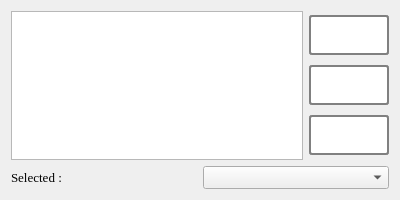
<?xml version="1.0" encoding="UTF-8"?>
<ui version="4.0">
 <class>ComForm</class>
 <widget class="QWidget" name="ComForm">
  <property name="windowModality">
   <enum>Qt::NonModal</enum>
  </property>
  <property name="geometry">
   <rect>
    <x>0</x>
    <y>0</y>
    <width>400</width>
    <height>200</height>
   </rect>
  </property>
  <property name="minimumSize">
   <size>
    <width>400</width>
    <height>200</height>
   </size>
  </property>
  <property name="maximumSize">
   <size>
    <width>600</width>
    <height>200</height>
   </size>
  </property>
  <property name="font">
   <font>
    <family>Times New Roman</family>
    <pointsize>10</pointsize>
   </font>
  </property>
  <property name="contextMenuPolicy">
   <enum>Qt::ActionsContextMenu</enum>
  </property>
  <property name="windowTitle">
   <string>Selecting Port</string>
  </property>
  <property name="autoFillBackground">
   <bool>false</bool>
  </property>
  <property name="styleSheet">
   <string notr="true"/>
  </property>
  <layout class="QHBoxLayout" name="horizontalLayout">
   <item>
    <layout class="QVBoxLayout" name="verticalLayout_2">
     <item>
      <layout class="QHBoxLayout" name="horizontalLayout_2">
       <item>
        <widget class="QListWidget" name="ListPort">
         <property name="sizePolicy">
          <sizepolicy hsizetype="Expanding" vsizetype="Expanding">
           <horstretch>0</horstretch>
           <verstretch>0</verstretch>
          </sizepolicy>
         </property>
        </widget>
       </item>
       <item>
        <layout class="QVBoxLayout" name="verticalLayout">
         <item>
          <widget class="QPushButton" name="BTNPortRefresh">
           <property name="minimumSize">
            <size>
             <width>80</width>
             <height>40</height>
            </size>
           </property>
           <property name="maximumSize">
            <size>
             <width>80</width>
             <height>40</height>
            </size>
           </property>
           <property name="styleSheet">
            <string notr="true">QPushButton {
background-color: white;
color: black;
border: 2px solid grey;
border-radius: 3px;
}
QPushButton:pressed{
background-color: grey;
}
</string>
           </property>
           <property name="text">
            <string/>
           </property>
           <property name="icon">
            <iconset resource="resources.qrc">
             <normaloff>:/images/refreshing.png</normaloff>:/images/refreshing.png</iconset>
           </property>
           <property name="iconSize">
            <size>
             <width>30</width>
             <height>30</height>
            </size>
           </property>
          </widget>
         </item>
         <item>
          <widget class="QPushButton" name="BTNOK">
           <property name="minimumSize">
            <size>
             <width>80</width>
             <height>40</height>
            </size>
           </property>
           <property name="maximumSize">
            <size>
             <width>80</width>
             <height>40</height>
            </size>
           </property>
           <property name="styleSheet">
            <string notr="true">QPushButton {
background-color: white;
color: black;
border: 2px solid grey;
border-radius: 3px;
}
QPushButton:pressed{
background-color: grey;
}
</string>
           </property>
           <property name="text">
            <string/>
           </property>
           <property name="icon">
            <iconset resource="resources.qrc">
             <normaloff>:/images/ok.png</normaloff>:/images/ok.png</iconset>
           </property>
           <property name="iconSize">
            <size>
             <width>30</width>
             <height>30</height>
            </size>
           </property>
          </widget>
         </item>
         <item>
          <widget class="QPushButton" name="BTNCancle">
           <property name="minimumSize">
            <size>
             <width>80</width>
             <height>40</height>
            </size>
           </property>
           <property name="maximumSize">
            <size>
             <width>80</width>
             <height>40</height>
            </size>
           </property>
           <property name="styleSheet">
            <string notr="true">QPushButton {
background-color: white;
color: black;
border: 2px solid grey;
border-radius: 3px;
}
QPushButton:pressed{
background-color: grey;
}
</string>
           </property>
           <property name="text">
            <string/>
           </property>
           <property name="icon">
            <iconset resource="resources.qrc">
             <normaloff>:/images/cancel.png</normaloff>:/images/cancel.png</iconset>
           </property>
           <property name="iconSize">
            <size>
             <width>30</width>
             <height>30</height>
            </size>
           </property>
          </widget>
         </item>
        </layout>
       </item>
      </layout>
     </item>
     <item>
      <layout class="QHBoxLayout" name="horizontalLayout_3">
       <item>
        <widget class="QLabel" name="LabelSelected">
         <property name="text">
          <string>Selected :</string>
         </property>
        </widget>
       </item>
       <item>
        <widget class="QComboBox" name="CBoxBaudrate"/>
       </item>
      </layout>
     </item>
    </layout>
   </item>
  </layout>
 </widget>
 <resources>
  <include location="resources.qrc"/>
 </resources>
 <connections/>
</ui>
